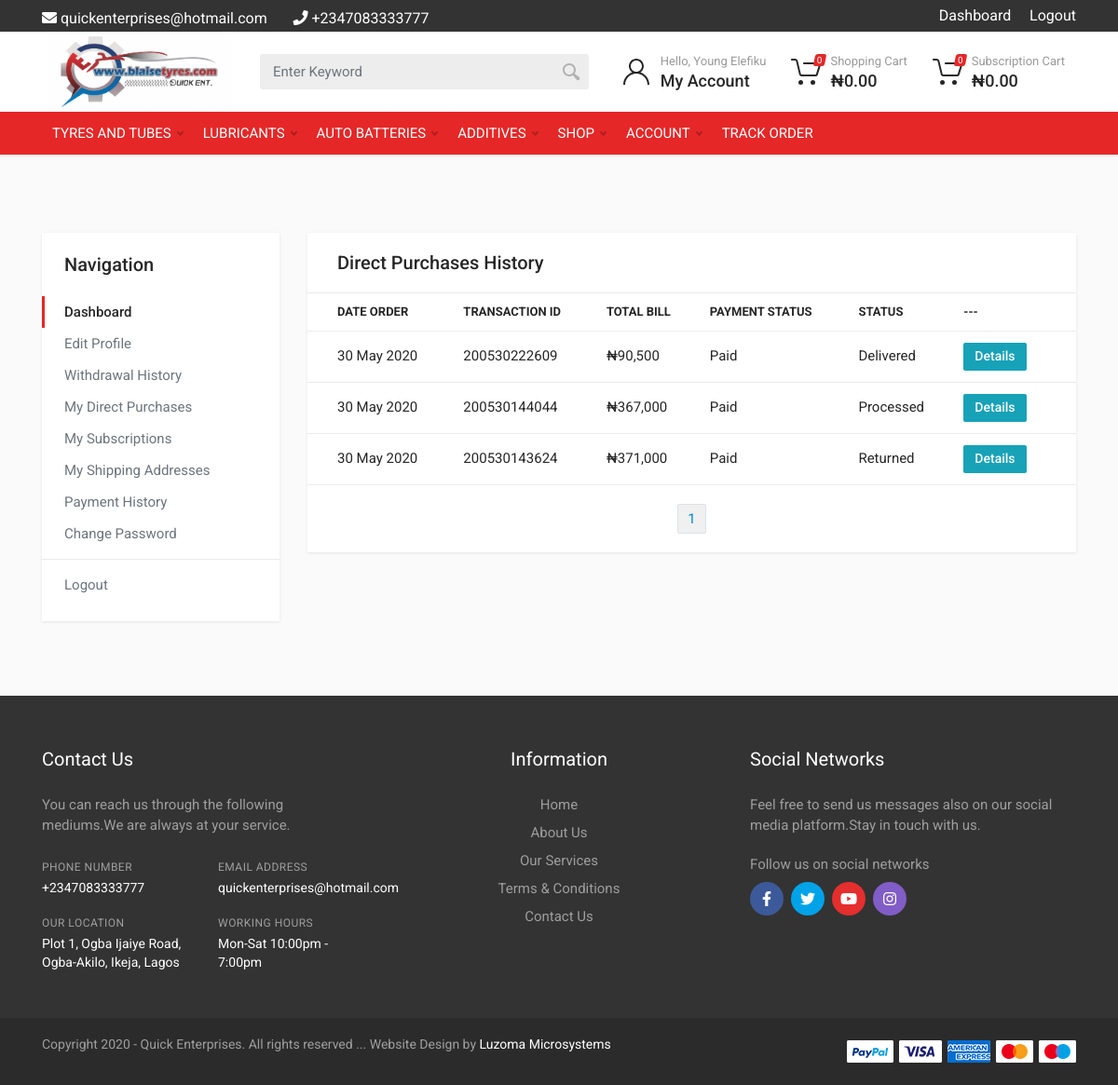
Page /account-direct-purchases.php (signed in) on the earlier database version.
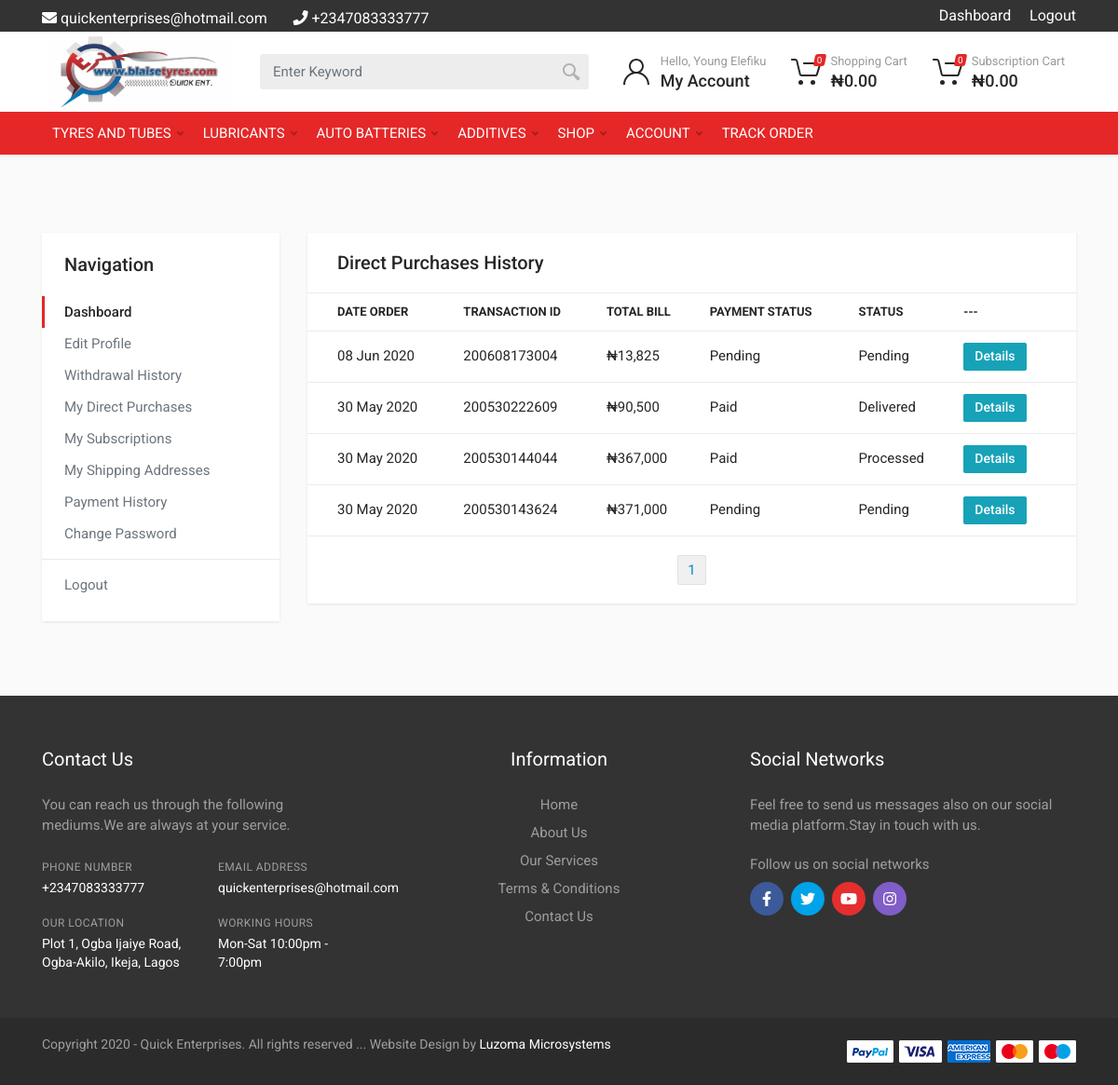
Same page on the later database version.
### tables this page shows
CREATE TABLE `_security` (
  `id` int(4) NOT NULL,
  `userid` varchar(20) DEFAULT NULL,
  `email` varchar(60) NOT NULL,
  `uname` varchar(60) NOT NULL,
  `pword` varchar(60) NOT NULL,
  `dcompany` varchar(250) NOT NULL,
  `address` varchar(250) NOT NULL,
  `dphone` varchar(30) NOT NULL,
  `dphone2` varchar(30) NOT NULL,
  `demail` varchar(60) NOT NULL,
  `dwebsite` varchar(120) NOT NULL,
  `icurrency` varchar(30) NOT NULL DEFAULT '&pound;',
  `aboutus` mediumtext NOT NULL,
  `dterms` longtext NOT NULL,
  `dservices` mediumtext NOT NULL,
  `dlogo` varchar(120) NOT NULL DEFAULT 'default.png',
  `dtitle` varchar(300) NOT NULL DEFAULT 'My Shopping Cart ',
  `social_fb` varchar(350) NOT NULL DEFAULT '#',
  `social_tw` varchar(350) NOT NULL DEFAULT '#',
  `social_lk` varchar(350) NOT NULL DEFAULT '#',
  `social_gp` varchar(350) NOT NULL DEFAULT '#',
  `social_in` varchar(350) NOT NULL DEFAULT '#',
  `status` varchar(30) NOT NULL DEFAULT 'offline',
  `dprivilege` text NOT NULL,
  `dstatus` varchar(10) NOT NULL DEFAULT 'unban',
  `privilege` varchar(10) DEFAULT NULL
);

CREATE TABLE `categories` (
  `id` int(11) NOT NULL,
  `name` varchar(200) DEFAULT NULL,
  `created_at` datetime NOT NULL DEFAULT current_timestamp(),
  `updated_at` timestamp NOT NULL DEFAULT current_timestamp(),
  `status` varchar(10) NOT NULL DEFAULT 'active'
);

CREATE TABLE `dcart_holder` (
  `id` int(11) NOT NULL,
  `orderid` varchar(30) DEFAULT NULL,
  `userid` varchar(30) DEFAULT NULL,
  `dtotal_bill` varchar(100) NOT NULL,
  `dcharges` varchar(100) DEFAULT NULL,
  `dlocation` varchar(200) DEFAULT NULL,
  `payment_status` varchar(30) NOT NULL DEFAULT 'pending',
  `dpay_mth` varchar(20) DEFAULT 'yespay',
  `dstatus` varchar(30) NOT NULL DEFAULT 'pending',
  `created_date` timestamp NOT NULL DEFAULT current_timestamp(),
  `updated_date` datetime NOT NULL DEFAULT current_timestamp()
);

### conn.php (called while the page is built, shortened)
<?php
$conn = new mysqli(DB_SERVER, DB_USER, DB_PASSWORD, DB_ENGINE);
$dsett = mysqli_query($conn, "select * FROM _security where id='1'") or die(mysqli_error($conn));
while($irow = $dsett->fetch_assoc()){
$dcomm_address=$irow['address'];
$dcomm_phone=$irow['dphone'];
$dcomm_email=$irow['demail'];
}
?>

### account-direct-purchases.php (the view, shortened to what the rows shown need)
<!DOCTYPE html>
<html lang="en" dir="ltr">
<?php include 'head.php';
?>
<body>
<div class="site">
		<?php include("desktop-header.php"); ?>
		<div class="site__body">
			<div class="block">
				<div class="container container--max--xl">
					<div class="row">
                        <?php
                            if (isset($_GET['page_no']) && $_GET['page_no']!="") {
                                $page_no = $_GET['page_no'];
                                } else {
                                    $page_no = 1;
                                    }
                                    $total_records_per_page = 20;
                        ?>
						<div class="col-12 col-lg-9 mt-4 mt-lg-0">
							<div class="card">
								<div class="card-table">
									<div class="table-responsive-sm">
										<table>
											<thead>
												<tr>
													<th>Date Order</th>
													<th>Transaction ID</th>
													<th>Total Bill</th>
													<th>Payment Status</th>
													<th>Status</th>
													<th>---</th>
												</tr>
											</thead>
											<tbody>
                                            <?php
                                                $id = $conn->real_escape_string($_SESSION['userid']);
                                                $start_from = ($page_no - 1) * $total_records_per_page;
                                                $poo = $conn->query("SELECT * FROM `dcart_holder` WHERE userid='$id' ORDER BY id DESC LIMIT $start_from, $total_records_per_page");
                                                if($poo->num_rows>0){
                                                    while($row = $poo->fetch_assoc()):
                                                ?>
												<tr>
													<td><?php echo date("d M Y", strtotime($row['created_date'])); ?></td>
													<td><?php echo $row['orderid']; ?></td>
													<td>
                                                    &#8358;<?php echo number_format($row['dtotal_bill']);  ?>
                                                    </td>
													<td> <?php echo  ucfirst($row['payment_status'])  ?></td>
													<td><?php echo ucfirst($row['dstatus']); ?></td>
													<td>
                                                    <a href="cart-payment-detail?orderid=<?php echo $row['orderid']; ?>&date=<?php echo date("d M Y", strtotime($row['created_date'])); ?>" class="btn-sm btn-info btn">Details</a>
                                                    </td>
												</tr>
                                                    <?php endwhile; }else{
                                                    echo '<tr><td colspan="5">No result found</td></tr>';
                                                }  ?>
											</tbody>
										</table>
									</div>
								</div>
							</div>
						</div>
					</div>
				</div>
			</div>
		</div>
<?php include("footer.php"); ?>
</div>
 </body>
</html>

### desktop-header.php (shortened to what the rows shown need)
<header class="site__header">
			<div class="header">
				<div class="header__topbar-classic">
					<div class="row">
						<div class="col-md-6 bg-primarys" style="margin-top:8px; color:white">
						 <span > <i class="fas fa-envelope"></i> <?php echo $dcomm_email; ?></span> &nbsp;  &nbsp; &nbsp;
						 <span > <i class="fas fa-phone"></i> <?php echo $dcomm_phone; ?></span>
						</div>
					</div>
				</div>
				<div class="header__navbar">
					<div class="header__navbar-menu">
						<div class="main-menu">
							<ul class="main-menu__list">
								<?php
								$sw =$conn->query("SELECT * FROM `categories` WHERE status='active' ORDER BY name DESC");
								if($sw->num_rows>0){
									while($top=$sw->fetch_assoc()):
										$name=$conn->real_escape_string($top['name']);
								?>
                                <li class="main-menu__item main-menu__item--submenu--menu main-menu__item--has-submenu" >
									<a href="shop-list?search=<?php echo $name; ?>"  class="main-menu__link" style="text-transform: uppercase !important;"><?php echo $name; ?>
									<?php
                                            $jcats = mysqli_query($conn, "SELECT * FROM `sub_categories` where dcategory='$name' and status='active' order by name asc");
                                            if($jcats->num_rows>=1){ ?>
									<svg
											width="7px" height="5px">
											<path
												d="M0.280,0.282 C0.645,-0.084 1.238,-0.077 1.596,0.297 L3.504,2.310 L5.413,0.297 C5.770,-0.077 6.363,-0.084 6.728,0.282 C7.080,0.634 7.088,1.203 6.746,1.565 L3.504,5.007 L0.262,1.565 C-0.080,1.203 -0.072,0.634 0.280,0.282 Z" />
											</svg>
											<?php } ?>
											</a>
                                </li>
								<?php endwhile; } ?>
							</ul>
						</div>
					</div>
				</div>
				<div class="header__indicators">
					<?php
					if(isset($_SESSION['logged'])){
						$id = $conn->real_escape_string($_SESSION["userid"]);
						$sl = $conn->query("SELECT * FROM login WHERE userid='$id'")->fetch_assoc();
						?>
					<div class="indicator indicator--trigger--click"><a href="account-login"
							class="indicator__button"><span class="indicator__icon"><svg width="32" height="32">
									<path d="M16,18C9.4,18,4,23.4,4,30H2c0-6.2,4-11.5,9.6-13.3C9.4,15.3,8,12.8,8,10c0-4.4,3.6-8,8-8s8,3.6,8,8c0,2.8-1.5,5.3-3.6,6.7	C26,18.5,30,23.8,30,30h-2C28,23.4,22.6,18,16,18z M22,10c0-3.3-2.7-6-6-6s-6,2.7-6,6s2.7,6,6,6S22,13.3,22,10z" /></svg>
							</span><span class="indicator__title">Hello, <?php echo $sl['dname']; ?></span> <span class="indicator__value">My
								Account</span></a>
					</div>
					<?php } ?>
				</div>
			</div>
		</header>

### footer.php (shortened to what the rows shown need)
<footer class="site__footer">
			<div class="site-footer">
				<div class="site-footer__widgets">
					<div class="container">
						<div class="row">
							<div class="col-12 col-xl-4">
								<div class="site-footer__widget footer-contacts">
									<address class="footer-contacts__contacts">
										<dl>
											<dt>Phone Number</dt>
											<dd><?php echo $dcomm_phone; ?></dd>
										</dl>
										<dl>
											<dt>Email Address</dt>
											<dd><?php echo $dcomm_email; ?></dd>
										</dl>
										<dl>
											<dt>Our Location</dt>
											<dd><?php echo $dcomm_address; ?></dd>
										</dl>
									</address>
								</div>
							</div>
						</div>
					</div>
				</div>
			</div>
		</footer>

Differences in the rows shown:
added dcart_holder: created_date "08 Jun 2020", orderid "200608173004", dtotal_bill "13,825", payment_status "Pending", dstatus "Pending"
changed dcart_holder (number 4 of 4 on the later page): payment_status "Paid" → "Pending"; dstatus "Returned" → "Pending"
